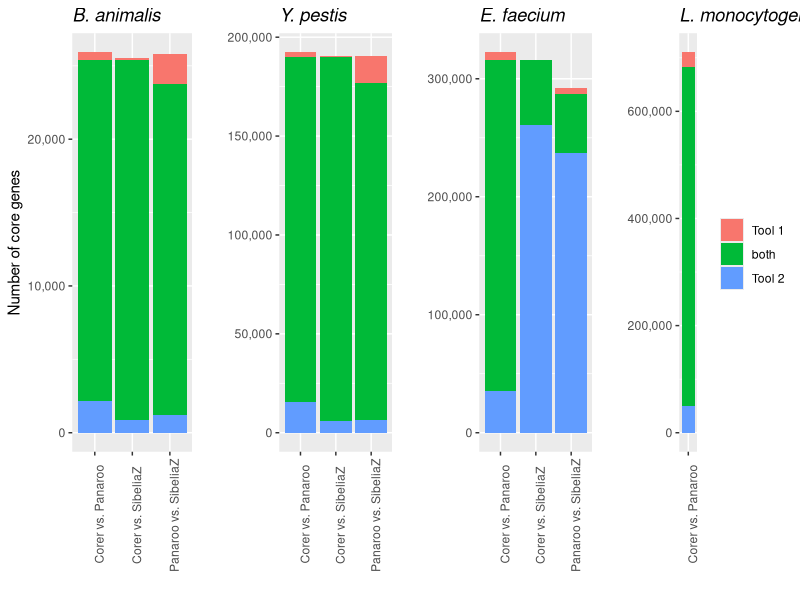

Here is the R script that generated this plot:
library(ggplot2)
library(gridExtra)
library(scales)

comp<-c(rep("   Corer vs. Panaroo  ",3), rep("Corer vs. SibeliaZ",3),
rep("Panaroo vs. SibeliaZ",3))
tool <- factor(rep(c("Tool 1", "both", "Tool 2"),3), levels=c("Tool 1","both","Tool 2"))

values1<-c(516,23273,2135,99,24514,894,2007,22606,1183)
d1<-data.frame(comp,tool,values1)

p1<-ggplot(d1, aes(fill=tool, y=values1, x=comp)) +
geom_bar(position="stack", stat="identity") + xlab("") + 
ylab("Number of core genes") + guides(fill="none") + 
theme(axis.text.x = element_text(angle = 90))  + ggtitle("B. animalis") + 
theme(plot.title = element_text(face="italic")) +
scale_y_continuous(labels = comma)


values2<-c(2193,174514,15691,44,184076,6129,13957,170163,6544)
d2<-data.frame(comp,tool,values2)


p2<-ggplot(d2, aes(fill=tool, y=values2, x=comp)) +
geom_bar(position="stack", stat="identity") + xlab("") + ylab("") +
guides(fill="none") + 
theme(axis.text.x = element_text(angle = 90)) + 
ggtitle("Y. pestis")+ theme(plot.title = element_text(face="italic")) +
scale_y_continuous(labels = comma)


values3<-c(6668,280586,35225,57,54869,260942,4999,49927,237327)
d3<-data.frame(comp,tool,values3)




p3<-ggplot(d3, aes(fill=tool, y=values3, x=comp)) +
geom_bar(position="stack", stat="identity") + xlab("") + ylab("") +
guides(fill="none") + 
theme(axis.text.x = element_text(angle = 90)) + 
ggtitle("E. faecium")+ theme(plot.title = element_text(face="italic")) +
scale_y_continuous(labels = comma)


comp4<-c(rep("   Corer vs. Panaroo  ",3))
tool4 <- factor(rep(c("Tool 1", "both", "Tool 2"),1), levels=c("Tool 1","both","Tool 2"))

values4<-c(26894,632905,50507)
d4<-data.frame(comp4,tool4,values4)


p4<-ggplot(d4, aes(fill=tool4, y=values4, x=comp4)) +
geom_bar(position="stack", stat="identity") + xlab("") + ylab("") +
guides(fill=guide_legend(title="")) + 
theme(axis.text.x = element_text(angle = 90)) + 
ggtitle("L. monocytogenes")+ theme(plot.title = element_text(face="italic")) +
scale_y_continuous(labels = comma)

pdf(file="tab2.pdf",width=10, height=4)
grid.arrange(p1, p2, p3, p4, nrow = 1)
dev.off()
